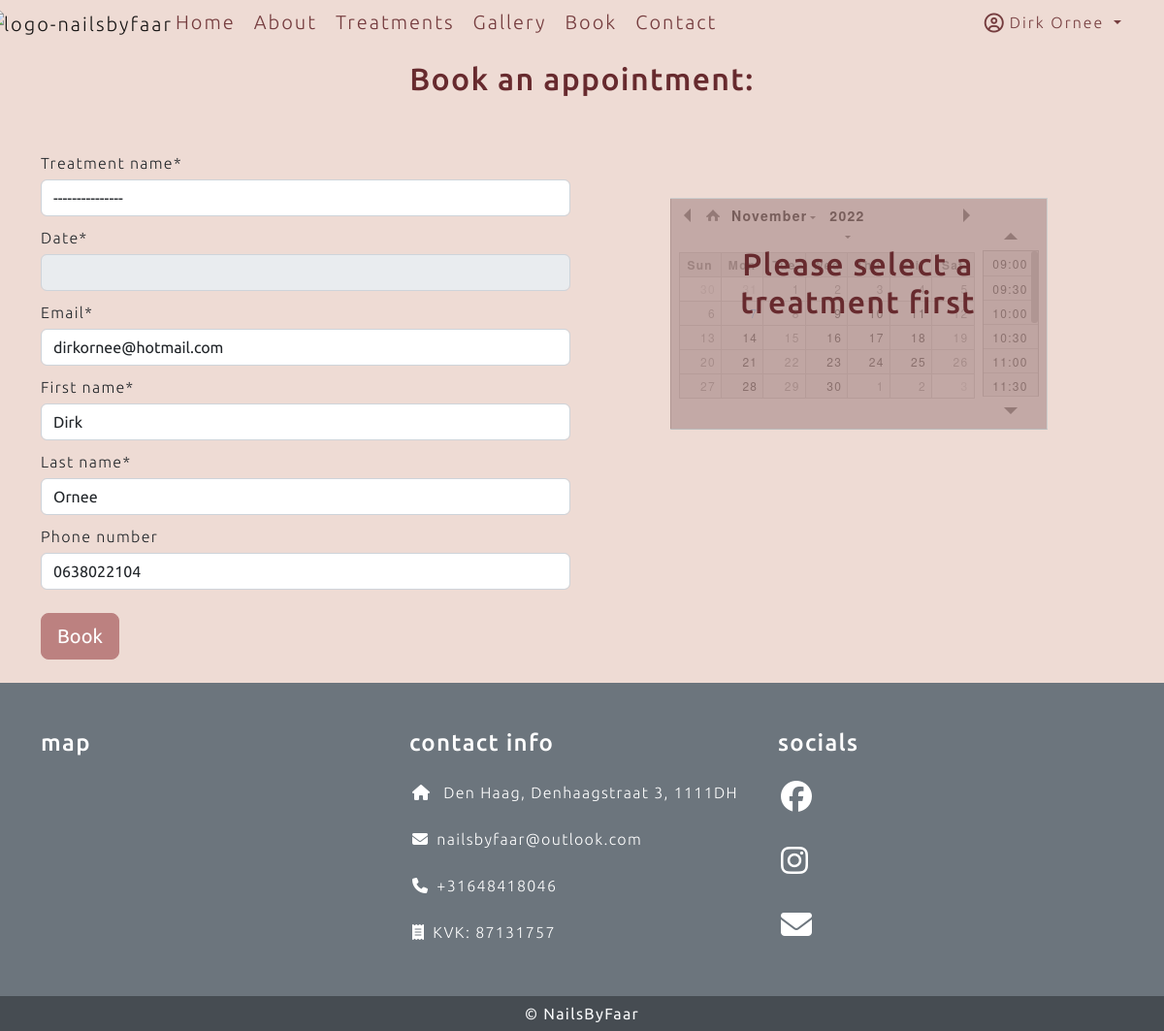
The page /book (signed in) on the database as committed earlier.
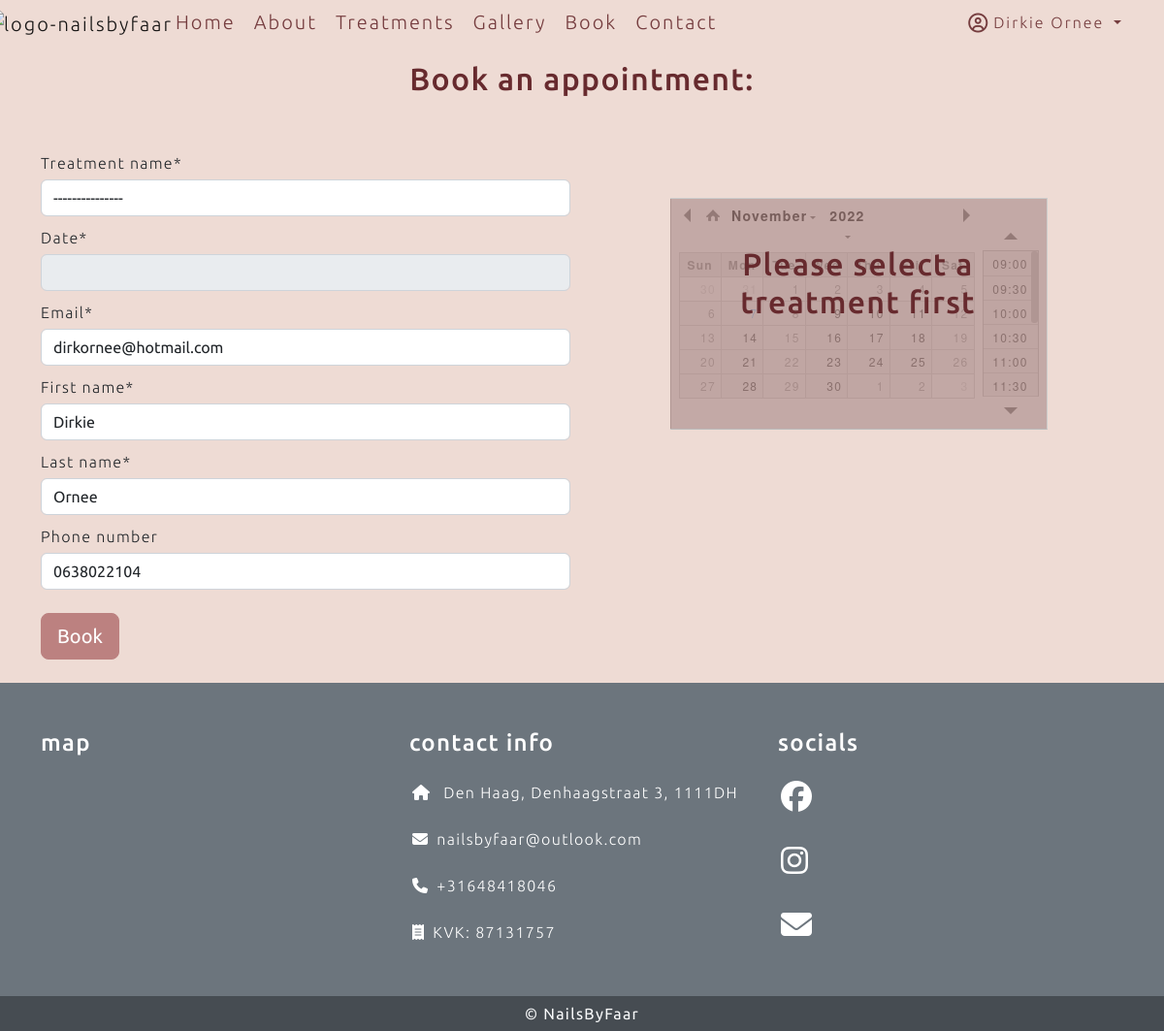
The same page on the database as committed later.
### users/models.py (models this page shows, shortened)
class User(AbstractBaseUser, PermissionsMixin):
    email = models.EmailField(max_length=254, unique=True)
    first_name = models.CharField(max_length=254, null=True, blank=True)
    last_name = models.CharField(max_length=254, null=True, blank=True)
    phone_number = models.CharField(max_length=16, null=True, blank=True)
    is_staff = models.BooleanField(default=False)
    is_superuser = models.BooleanField(default=False)
    is_active = models.BooleanField(default=True)
    last_login = models.DateTimeField(null=True, blank=True)
    date_joined = models.DateTimeField(default=timezone.now)
    USERNAME_FIELD = 'email'
    EMAIL_FIELD = 'email'
    REQUIRED_FIELDS = []
    objects = UserManager()

### salon/views.py (the view, shortened to what this page needs)
# urls.py: path('book', views.BookingModule.as_view(), name="book"),
class BookingModule(View):
    def get(self, request):
        user_dict = {}
        if request.user.is_authenticated:
            user_dict = {'email': request.user.email, 'first_name': request.user.first_name, 'last_name': request.user.last_name, 'phone_number': request.user.phone_number}
        else:
            user_dict = {}
        yesterday = datetime.today() - timedelta(days=1)
        appointmentQueryset = list(Appointment.objects.filter(date_time__gt=yesterday).order_by("date_time").values())
        planningQueryset = list(Planning.objects.filter(active=True).order_by("title").values())
        for dict in appointmentQueryset:
            dict["date_time"] = dict["date_time"].isoformat()
            dict["duration"] = int(Treatment.objects.get(id=dict['treatment_name_id']).duration)
        form = AppointmentForm(initial=user_dict)
        context = {"planning": json.dumps(planningQueryset), "appointments": json.dumps(appointmentQueryset), "appointment_form": form}
        return render(request, "book.html", context=context)

### templates/book.html (shortened to what this page needs)
{% extends "base.html" %}
{% load static %}
{% load crispy_forms_tags %}
{% block content %}
<div class="container">
    <div class="row">
        <div class="text-center mb-5 mt-3">
            <h2>Book an appointment:</h2>
        </div>
        <div class="col-md-6 col-12">
            <form method="post" id="booking_form">
                {{ appointment_form | crispy }}
                <div class="my-4">
                    <button type="submit" class="btn btn-secondary btn-card btn-lg">Book</button>
                </div>
            </form>
        </div>
        <div class="col-md-6 col-12" id="datepicker-right">
            <div class="mx-auto mt-5 datepicker-center">
                <div class="text-center datepicker-cover" id="datepicker-cover-right">
                    <h2 class="pt-5">Please select a treatment first</h2>
                </div>
            </div>
        </div>
    </div>
</div>
<link rel="stylesheet" type="text/css" href="{% static 'css/jquery.datetimepicker.css' %}" />
{%endblock%}

### templates/base.html (shortened to what the changed rows need)
{% load static %}
{% load cloudinary %}
<!DOCTYPE html>
<html lang="en">
<head>
    <link href="{% static 'fontawesomefree/css/fontawesome.css' %}" rel="stylesheet" type="text/css">
    <link href="{% static 'fontawesomefree/css/brands.css' %}" rel="stylesheet" type="text/css">
    <link href="{% static 'fontawesomefree/css/solid.css' %}" rel="stylesheet" type="text/css">
    <link href="{% static 'fontawesomefree/css/regular.css' %}" rel="stylesheet" type="text/css">
    <link href="https://cdn.jsdelivr.net/npm/bootstrap@5.2.1/dist/css/bootstrap.min.css" rel="stylesheet"
>
    <link rel="stylesheet" href="{% static 'css/style.css' %}">
</head>
<body class="d-flex flex-column min-vh-100">
    <header>
        <nav class="navbar navbar-expand-md navbar-color">
            <div class="container-fluid">
                <div class="collapse navbar-collapse" id="navbarSupportedContent">
                    <ul class="navbar-nav ms-auto mb-2 mb-lg-0">
                        {% if request.user.is_authenticated %}
                        <li class="nav-item dropdown me-4">
                            <a class="nav-link dropdown-toggle" href="#" role="button" data-bs-toggle="dropdown"
                                aria-expanded="false">
                                <i class="far fa-user-circle fa-lg me-1"></i>{{ user.first_name }}
                                {{user.last_name}}
                            </a>
                        </li>
                        {% else %}
                        <li class="na-item">
                            <a href="{% url 'account_login' %}" class="nav-link fs-5 btn btn-outline-primary btn-login"
                                id="btn-login">Login</a>
                        </li>
                        {% endif %}
                    </ul>
                </div>
            </div>
        </nav>
    </header>
    <main>
        {% block content %}
        {% endblock content %}
    </main>
</body>
</html>

Rows that differ between the two databases and show on the page:
changed User "Ornee": first_name "Dirk" → "Dirkie"
